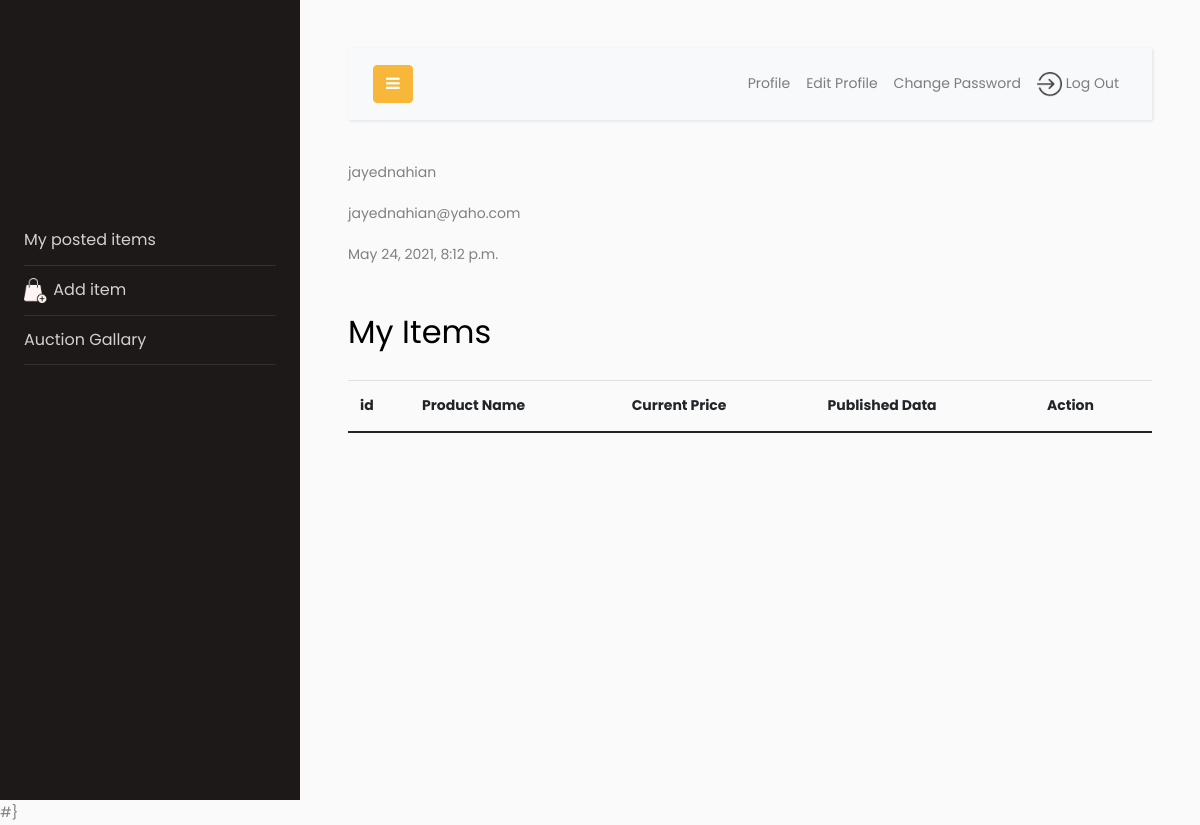
/members/profile (signed in), run on an earlier commit of the app's database.
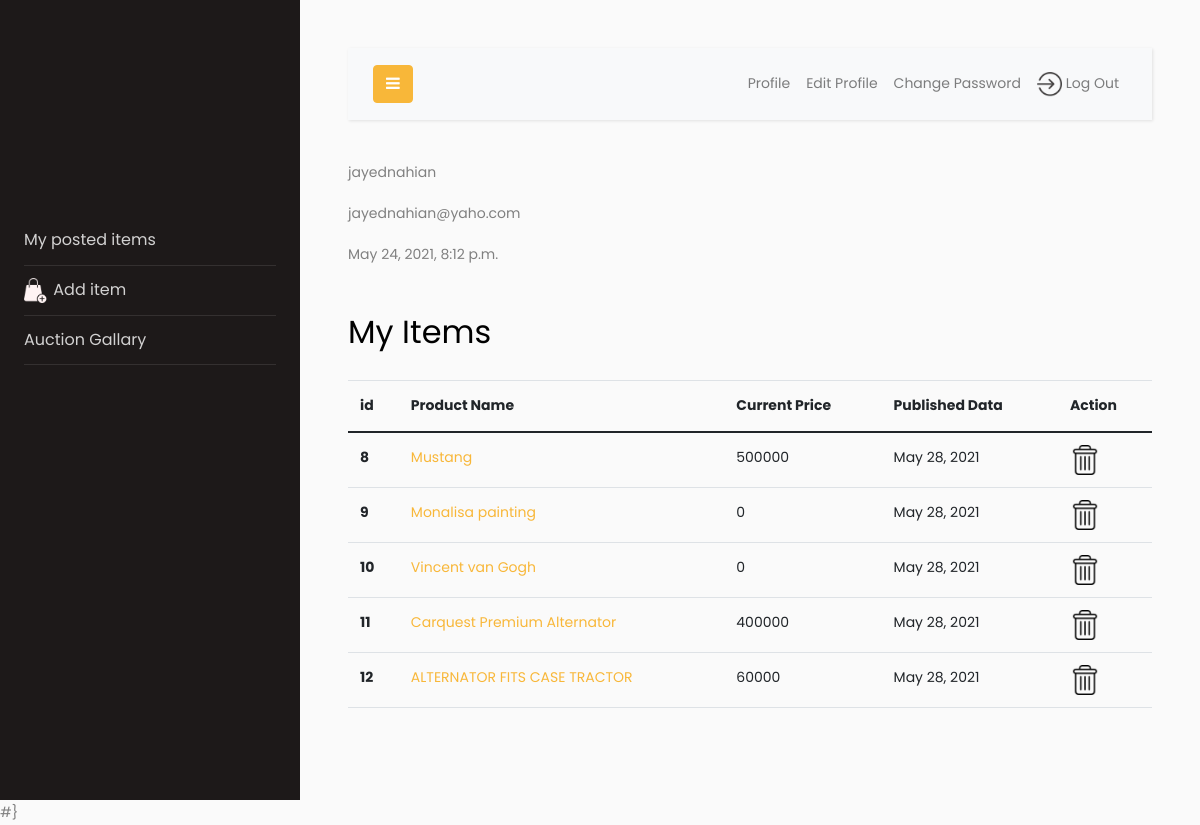
And on a later commit of the database.
### shop_app/models.py (models this page shows, shortened)
class AuctionItem(models.Model):
   product_name = models.CharField(max_length=255)
   product_description =models.TextField(max_length=400)
   product_main_price = models.IntegerField(default=0.0)
   current_bid_price = models.IntegerField(default=0.0)
   author =models.ForeignKey(User,on_delete=models.CASCADE)
   main_photo = models.ImageField(null=True,blank=True,upload_to='photos/main/%Y/%m/%d/')
   photo1 = models.ImageField(null=True,blank=True,upload_to='photos/optional/%Y/%m/%d/')
   photo2 = models.ImageField(null=True,blank=True,upload_to='photos/optional/%Y/%m/%d/')
   photo3 = models.ImageField(null=True,blank=True,upload_to='photos/optional/%Y/%m/%d/')
   photo4 = models.ImageField(null=True,blank=True,upload_to='photos/optional/%Y/%m/%d/')
   item_post_date =models.DateField(auto_now_add=True)
   auction_start_time = models.DateTimeField(auto_now=False,null=True)
   acution_end_time = models.DateTimeField(auto_now=False,null=True)
   category = models.CharField(max_length=255,default="uncatpegorized")

### members/views.py (the view)
# urls.py: path('profile',views.profileView, name='profile_link'),
def profileView(request):
   items = AuctionItem.objects.all()
   return render(request,'user_profile.html',{"items":items})

### members/templates/user_profile.html (shortened to what this page needs)
{% extends 'new_base.html' %}
{% load static %}
{% block body %}
    {% if user.is_authenticated %}
        <p> {{ user.username }}</p>
        <p> {{ user.email }}</p>
        <p> {{ user.date_joined }}</p>
    {% endif %}
    <br>
    <h2 class="mb-4">My Items</h2>
    <table class="table">
          <thead>
            <tr>
                <th scope="col">id</th>
                <th scope="col">Product Name</th>
                <th scope="col">Current Price</th>
                <th scope="col">Published Data</th>
                <th scope="col">Action</th>
            </tr>
          </thead>
          <tbody>
          {% for item in items %}
            {% if item.author == user %}
            <tr>
                <th scope="row">{{ item.id }}</th>
                <td><a href="{% url 'singe_product_view_link' item.pk %}">{{ item.product_name }}</a></td>
                <td>{{ item.current_bid_price }}</td>
                <td>{{ item.item_post_date }}</td>
                <td>
                    <a href="{% url 'delete_product_link' item.pk %}"><img src="{% static 'authentication_system/img/delete.png' %}"width="30px" height="30px"></a>
                </td>
            </tr>
            {% endif %}
          {% endfor %}
          </tbody>
        </table>
{% endblock body %}

What changed in the data, as far as the page shows it:
added AuctionItem: id "8", product_name "Mustang", current_bid_price "500000", item_post_date "May 28, 2021"
added AuctionItem: id "9", product_name "Monalisa painting", current_bid_price "0", item_post_date "May 28, 2021"
added AuctionItem: id "10", product_name "Vincent van Gogh", current_bid_price "0", item_post_date "May 28, 2021"
added AuctionItem: id "11", product_name "Carquest Premium Alternator", current_bid_price "400000", item_post_date "May 28, 2021"
added AuctionItem: id "12", product_name "ALTERNATOR FITS CASE TRACTOR", current_bid_price "60000", item_post_date "May 28, 2021"
